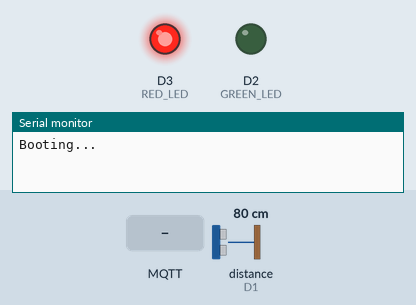
This sketch was run on a simulated ESP8266 (NodeMCU). On the bench: output pins drawn as LEDs (lit = HIGH), the last lines printed to the serial monitor. Wiring (inferred from the names in the program): ultrasonic range finder: trigger D0; echo D1. The test bench sets the inputs (shaded band); at power-on: distance to the obstacle (sensor on D1) 80 cm. The echo pulse lasts 58.3 µs per cm; WiFi joins after 1.5 s; servers stay silent unless stated; no MQTT or app messages arrive unless stated; pins used as bus, display or sensor lines are not drawn.

Above: at 0.1 s.
At 3.2 s:
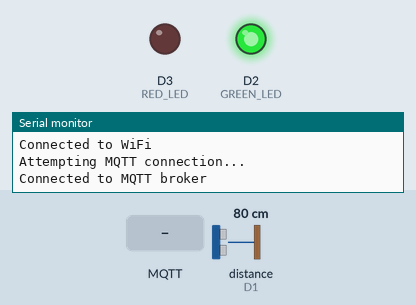
3.3 s: MQTT message "1" arrives on the first subscribed topic
Timing chart, 0 to 6.3 s (numbered marks = the images above; inputs shaded):
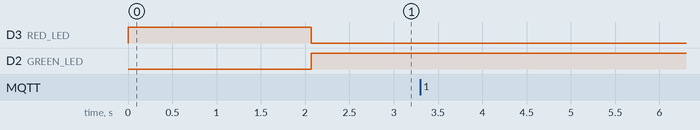

The sketch:

water-level-monitoring-subsystem.ino
```cpp
#include <ESP8266WiFi.h>
#include <PubSubClient.h>

// Replace these with your Wi-Fi credentials
const char *ssid = "ACANTHO";
const char *password = "Solamente3#12";

// Replace these with your MQTT broker details
const char *mqtt_server = "192.168.1.26";
const char *mqtt_username = "level_sensor";
const char *mqtt_password = "";
const char *mqtt_client_id = "level_sensor";

// Define the ultrasonic sensor pins
#define TRIGGER_PIN D0
#define ECHO_PIN D1

// Define the LED pins
#define GREEN_LED D2
#define RED_LED D3

#define F1 2000
#define F2 1000

// Define the MQTT topic for distance and frequency
const char *distance_topic = "sensor/level_sensor/distance";
const char *frequency_topic = "sensor/level_sensor/frequency";

// Variables for ultrasonic sensor and MQTT
WiFiClient espClient;
PubSubClient client(espClient);

// Variables for timing
unsigned long lastMillis = 0;
unsigned long frequency = F1;  // Default frequency in milliseconds (1 second)

const float temperature = 20;
const float vs = 331.45 + 0.62 * temperature;

void setup() {
  Serial.begin(9600);

  // Setup LEDs
  pinMode(GREEN_LED, OUTPUT);
  pinMode(RED_LED, OUTPUT);
  digitalWrite(GREEN_LED, LOW);  // Green LED off
  digitalWrite(RED_LED, HIGH);   // Red LED off
  Serial.println("Booting...");
  // Setup ultrasonic sensor pins
  pinMode(TRIGGER_PIN, OUTPUT);
  pinMode(ECHO_PIN, INPUT);

  // Connect to Wi-Fi
  WiFi.begin(ssid, password);
  while (WiFi.status() != WL_CONNECTED) {
    delay(1000);
    Serial.println("Connecting to WiFi...");
  }
  Serial.println("Connected to WiFi");

  // Set up MQTT
  client.setServer(mqtt_server, 1883);
  client.setCallback(callback);

  // Connect to MQTT
  reconnect();
}

void loop() {
  // Reconnect to MQTT if connection lost
  if (!client.connected()) {
    reconnect();
  }

  // Check for new MQTT messages
  client.loop();

  // Measure distance and send data if it's time
  if (millis() - lastMillis >= frequency) {
    float distance = getDistance();
    bool success = sendDistance(distance);
    if (success) {
      digitalWrite(GREEN_LED, HIGH);  // Green LED on
      digitalWrite(RED_LED, LOW);     // Red LED off
    } else {
      digitalWrite(GREEN_LED, LOW);  // Green LED off
      digitalWrite(RED_LED, HIGH);   // Red LED on
    }
    lastMillis = millis();
  }
}

float getDistance() {
  /* Triggering stage: sending the impulse */

  digitalWrite(TRIGGER_PIN, LOW);
  delayMicroseconds(3);
  digitalWrite(TRIGGER_PIN, HIGH);
  delayMicroseconds(5);
  digitalWrite(TRIGGER_PIN, LOW);

  /* Receiving the echo */

  float tUS = pulseIn(ECHO_PIN, HIGH);
  float t = tUS / 1000.0 / 1000.0 / 2;
  float d = t * vs;
  return d;
}

bool sendDistance(float distance) {
  char message[10];
  snprintf(message, sizeof(message), "%.2f", distance);
  return client.publish(distance_topic, message);
}

void reconnect() {
  // Loop until we're reconnected
  while (!client.connected()) {
    Serial.println("Attempting MQTT connection...");
    // Attempt to connect
    if (client.connect(mqtt_client_id, mqtt_username, mqtt_password)) {
      Serial.println("Connected to MQTT broker");
      // Subscribe to frequency topic
      client.publish(frequency_topic, frequency==F1?"f1":"f2");
      client.subscribe(frequency_topic);
    } else {
      Serial.print("Failed, rc=");
      Serial.print(client.state());
      Serial.println(" Retrying in 5 seconds...");
      digitalWrite(GREEN_LED, LOW);  // Green LED off
      digitalWrite(RED_LED, HIGH);   // Red LED on
      delay(5000);
    }
  }
}

void callback(char *topic, byte *payload, unsigned int length) {
  // Handle messages arriving from MQTT
  if (strcmp(topic, frequency_topic) == 0) {
    payload[length] = '\0';
    if (strcmp((char *)payload, "f1") == 0) {
      frequency = F1;  // Set to once a second
    } else if (strcmp((char *)payload, "f2") == 0) {
      frequency = F2;  // Set to twice a second
    }
    Serial.print("Frequency set to ");
    Serial.print(frequency);
    Serial.println(" milliseconds");
  }
}
```
